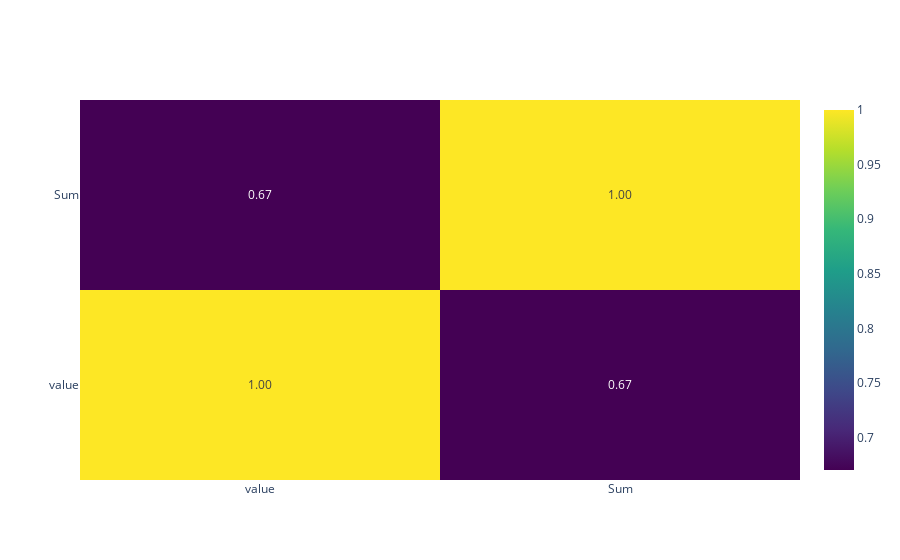

The notebook cell saved with this chart:
### Markdown cell above
# NOTE: USE PREPROCESSED DATA INSTEAD OF USING THE DATA DIRECTLY from the apis

### Code cell
dfcorrelation = pd.merge(meanprovince, dfprovince, on='RegioS')

correlation = dfcorrelation[['value', 'Sum']].corr()
corr_matrix = go.Figure(data=go.Heatmap(
        z=correlation.values,
        x=correlation.columns,
        y=correlation.index,
        text=correlation.values, #Show the values in the heatmap
        texttemplate="%{text:.2f}",
        colorscale='Viridis')) #Create the heatmap figure

corr_matrix.show()

### Figure 1 — Plotly figure (JSON) as saved in the notebook; plotly's stock layout.template omitted (floating-point values rounded to 4 significant figures)
{"data": [{"colorscale": [[0, "#440154"], [0.1111, "#482878"], [0.2222, "#3e4989"], [0.3333, "#31688e"], [0.4444, "#26828e"], [0.5556, "#1f9e89"], [0.6667, "#35b779"], [0.7778, "#6ece58"], [0.8889, "#b5de2b"], [1, "#fde725"]], "text": [[1, 0.6703], [0.6703, 1]], "texttemplate": "%{text:.2f}", "type": "heatmap", "x": ["value", "Sum"], "y": ["value", "Sum"], "z": [[1, 0.6703], [0.6703, 1]]}], "layout": {}}
